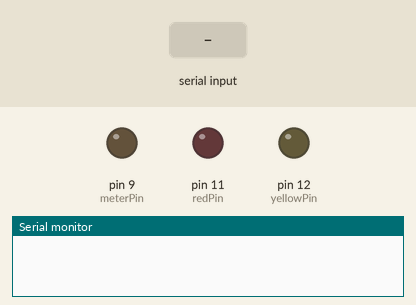
Recording of a sketch running on a simulated Arduino Nano, built with avr-gcc and run on an emulated ATmega328P. Shown: output pins drawn as LEDs (lit = HIGH), the last lines printed to the serial monitor. The test bench sets the inputs (shaded band).

Above: at 15.3 s.
15.4 s: "200\n" received over Serial
At 17.1 s:
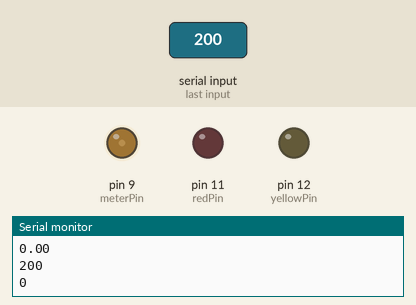
18.3 s: "90,45\n" received over Serial
At 18.46 s:
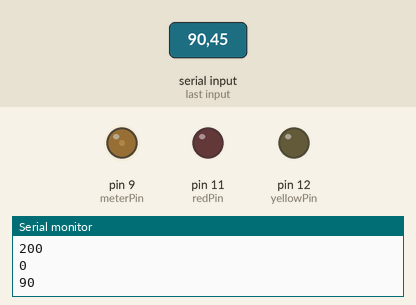
Timing chart, 0 to 21.3 s (numbered marks = the images above; inputs shaded):
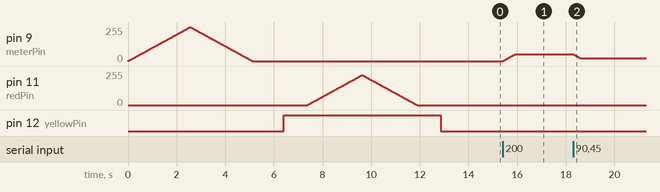

Measured:
- after the input at 15.4 s, pin 9 (meterPin): moves from 0/255 to 51/255 over 0.50 s, starting at once
- after the input at 18.3 s, pin 9 (meterPin): moves from 51/255 to 22/255 over 0.28 s, starting at once

The sketch:

UserWebMeter.ino
```cpp
// (licence header left out)
static int meterPin = 9;
static int yellowPin = 12;
static int redPin = 11;
static int warnPin = 7;
static int goodPin = 6;
static float minimum = 0;     // minimum value for 0% meter
static float maximum = 255;   // maximum value for 100% meter (this depends on the resistor tollerance)
static float lightsMaximum = 225; // maximum value for light brightness
static float units = 1000;    // # of display units
static float halfWay = 500;
int oldValue;
float oldRedValue;
float oldYellowValue;

void setup()  {
  //do some fancy init moves with needle
  SetMeter(0, units);
  SetMeter(units, 1);
  SetLights(0, units);
  SetLights(units, 1);
  Serial.begin(9600);
  randomSeed(analogRead(0));
} //setup

void loop()  {
  //quite simple: read serial data, set meter value
  int meterCount = SerialReadInt();
  if (meterCount < 0)
  {
    digitalWrite(goodPin, LOW);
    digitalWrite(warnPin, HIGH);
    meterCount = meterCount * -1;
  }
  else
  {
    digitalWrite(warnPin, LOW);
    digitalWrite(goodPin, HIGH);
  }
  Serial.println(meterCount);

  SetMeter( oldValue, meterCount );
  SetLights( oldValue, meterCount );
  oldValue = meterCount;
}

void SetLights(int oldCount, int meterValue)
{
	int newYellow = GetYellow(meterValue);
	int oldYellow = GetYellow(oldCount);
	int newRed = GetRed(meterValue);
	int oldRed = GetRed(oldCount);

	if (oldCount < meterValue)
	{
		SetColor(newYellow, oldYellow, yellowPin);
		SetColor(newRed, oldRed, redPin);
	}
	else
	{
		SetColor(newRed, oldRed, redPin);
		SetColor(newYellow, oldYellow, yellowPin);
	}
	Serial.println(newYellow);
	Serial.println(newRed);
}

void SetColor(int newColor, int oldColor, int pin)
{
	float newColorLevel = ((newColor / halfWay) * lightsMaximum);
	float priorColorLevel = ((oldColor / halfWay) * lightsMaximum);

	if (newColorLevel > priorColorLevel)
	{
		while (newColorLevel > priorColorLevel)
		{
			priorColorLevel++;
			delay(10);
			analogWrite(pin, priorColorLevel);
		}
	}
	else
	{
		while (newColorLevel < priorColorLevel)
		{
			priorColorLevel--;
			delay(10);
			analogWrite(pin, priorColorLevel);
		}
	}
  Serial.println(priorColorLevel);
}

int GetRed(int newValue)
{
	int newRed;

	if (newValue > halfWay)
	{
		newRed = newValue - halfWay;
	}
	else
	{
		newRed = 0;
	}


	return newRed;
}

int GetYellow(int newValue)
{
	int newYellow;

	if (newValue > halfWay)
	{
		newYellow = halfWay;
	}
	else
	{
		newYellow = newValue;
	}

	return newYellow;
}

void SetMeter( int oldCount, int meterValue )
{
  float newLevel = ((meterValue/units) * maximum);
  float priorLevel = ((oldCount/units) * maximum);

  if (newLevel > priorLevel)
  {
    while (newLevel > priorLevel)
    {
      priorLevel++;
      delay(10);
      analogWrite(meterPin, priorLevel);
    }
  }
  else
  {
      while (newLevel < priorLevel)
    {
      priorLevel--;
      delay(10);
      analogWrite(meterPin, priorLevel);
    }
  }

}

int SerialReadInt() {
  //the string we read from serial will be stored here:
  char str[32];
  str[0] = '\0';
  int c=0;
  while(1<2) {
    //see if we have serial data available:
    if (Serial.available() > 0) {
      //yes, we have!
      //store it at next position in string
      str[c] = Serial.read();
      //if it is newline, return or we find a variable separator, then terminate the string
      //and leave the infinite loop:
      if (str[c] == '\n' || str[c] == '\0' || str[c] == '\r') {
        str[c] = '\0';
        break;
      }
      //ok, we are not at the end of the string, go on with next:
      else
        c++;
    }
    //in case there is no serial data available, make a short pause before retrying:
    else
      delayMicroseconds(500);
  }
  //convert the string to int and return:
  return(atoi(str));
} //SerialReadInt
```
